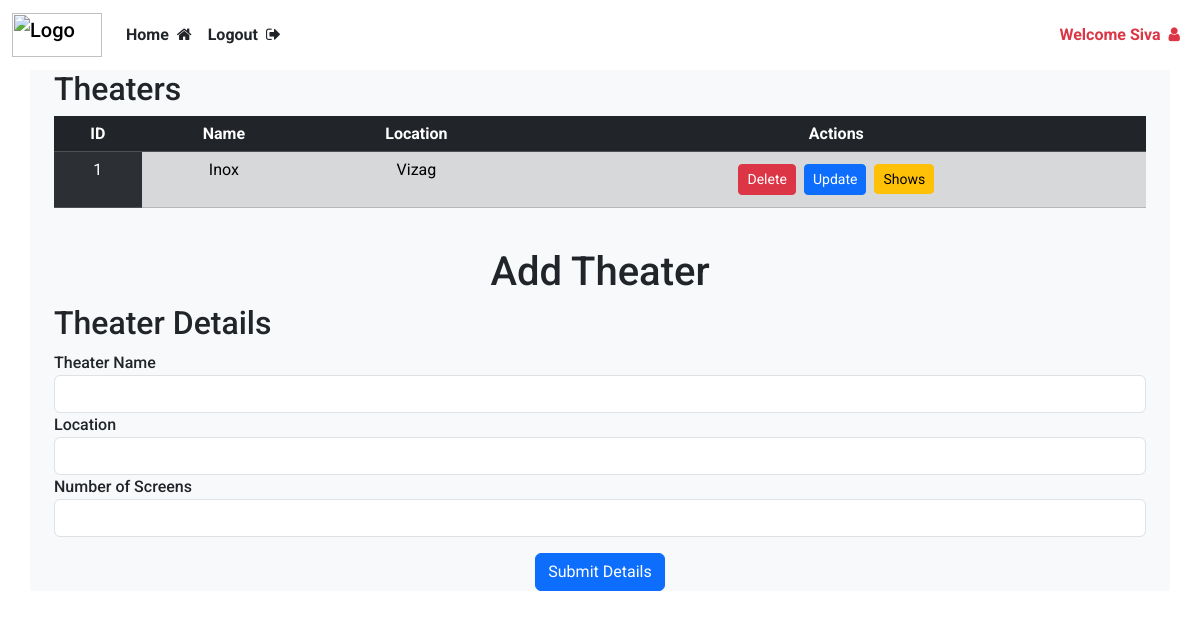
Screenshot of /add_theater/1 (signed in) with the database file from the repository.
### website/models.py (models this page shows)
class User(db.Model, UserMixin):
    id = db.Column(db.Integer , primary_key=True)
    email = db.Column(db.String(150), unique = True)
    password = db.Column(db.String(150))
    name = db.Column(db.String(150))
    phone = db.Column(db.String(15), nullable=True)
    is_admin = db.Column(db.Boolean, default=False)
    bookings = db.relationship('Booking', backref='user', lazy=True ,cascade="all, delete-orphan")

class Cinema(db.Model):
    id = db.Column(db.Integer, primary_key=True)
    name = db.Column(db.String(100), nullable=False)
    location = db.Column(db.String(200), nullable=False)
    total_screens = db.Column(db.Integer, nullable=False)
    screenings = db.relationship('Screening', backref='cinema', lazy=True, cascade="all, delete")

### website/views.py (the view, shortened to what this page needs)
@views.route('/add_theater/<int:movie_id>', methods=["GET", "POST"])
@login_required
def add_theater(movie_id):
    theaters = Cinema.query.all()
    return render_template("addtheater.html", theaters = theaters ,user = current_user, movie_id = movie_id)

### website/templates/addtheater.html (shortened to what this page needs)
{% extends "base.html" %}
{% block content %}
<div class="container">
    <h2> Theaters</h2>
    <div class="mb-4 overflow-auto">
        <table class="table table-striped">
            <thead>
                <tr class="table-dark text-center">
                    <th scope="col">ID</th>
                    <th scope="col">Name</th>
                    <th scope="col">Location</th>
                    <th scope="col">Actions</th>
                </tr>
            </thead>
            <tbody>
                {% for theater in theaters %}
                <tr class="table-secondary text-center">
                    <td class="table-dark">{{ theater.id }}</td>
                    <td>{{ theater.name }}</td>
                    <td>{{ theater.location }}</td>
                    <td>
                        <div class="d-flex justify-content-center">
                            <button class="btn btn-danger m-1 btn-sm h-75" onclick="deleteTheater({{ theater.id }})">Delete</button>
                            <button class="btn btn-primary m-1 btn-sm h-75"
                                    data-bs-toggle="modal"
                                    data-bs-target="#updateMovieModal"
                                    onclick='updateTheater(
                                        {{movie_id}},
                                        {{ theater.id }},
                                        {{ theater.name | tojson }},
                                        {{ theater.location | tojson }},
                                        {{ theater.total_screens}}
                                    )'>
                                    Update
                                </button>
                        <a href="{{url_for('views.add_show', movie_id = movie_id, theater_id = theater.id)}}"><button class="btn btn-warning m-1 btn-sm h-75">Shows</button></a>
                        </div>
                    </td>
                </tr>
                {% endfor %}
            </tbody>
        </table>
    </div>
    <h1 class="text-center">Add Theater</h1>
    <form action="" method="POST" enctype="multipart/form-data">
        <h2>Theater Details</h2>
                <div class="form-group">
                    <label for="theater_name">Theater Name</label>
                    <input type="text" name="theater_name" class="form-control" id="theatre_name" required>
                </div>
                <div class="form-group">
                    <label for="location">Location</label>
                    <input type="text" name="location" class="form-control" id="location" required>
                </div>
                <div class="form-group">
                    <label for="total_screens">Number of Screens</label>
                    <input type="number" name="total_screens" class="form-control" required>
                </div>
                <div class="text-center mt-2">
                    <button type="submit" class="btn btn-primary">Submit Details</button>
                </div>
    </form>
</div>
{% endblock %}

### website/templates/base.html (shortened to what this page needs)
<html>
    <head>
        <link rel="stylesheet" href="{{url_for('static', filename= 'bootstrap.min.css')}}">
        <link rel="stylesheet" href="{{ url_for('static', filename= 'index.css') }}">
        <link rel="stylesheet" href="https://cdnjs.cloudflare.com/ajax/libs/font-awesome/4.7.0/css/font-awesome.min.css">
    </head>
    <body>
        <nav class="navbar navbar-expand-lg">
            <div class="container-fluid">
                <a class="navbar-brand" href="/">
                    <img src="https://getlogo.net/wp-content/uploads/2020/04/bookmyshow-logo-vector.png" alt="Logo" width="90" height="44" class="d-inline-block align-text-top">
                </a>
                <div class="collapse navbar-collapse" id="navbar">
                    <ul class="navbar-nav me-auto">
                        {% if user.is_authenticated %}
                            {% if user.is_admin %}
                            <li class="nav-item">
                                <a class="nav-link text-dark fw-bold" href="/admin/add">Home<i class="fa fa-home ms-2" aria-hidden="true"></i></a>
                            </li>
                            <li class="nav-item">
                                <a class="nav-link text-dark fw-bold" href="/logout">Logout<i class="fa fa-sign-out ms-2" aria-hidden="true"></i></a>
                            </li>
                            {% endif %}
                        {% endif %}
                    </ul>
                    <ul class="navbar-nav ms-auto">
                        {% if user.is_authenticated %}
                            <li class="nav-item">
                                <a class="nav-link fw-bold text-danger" href="{{url_for('views.user_bookings')}}">
                                    Welcome {{user.name}}<i class="fa fa-user ms-2" aria-hidden="true"></i>
                                </a>
                            </li>
                        {% endif %}
                    </ul>
                </div>
            </div>
        </nav>
        <div class="container bg-light">
            {% block content %}
            {% endblock %}
        </div>
    </body>
</html>

### website/static/index.css (style rules this page uses)
body { font-family: "Roboto", sans-serif; font-weight: 500; font-style: normal; }

### rows the page displays
User: name "Siva"
Cinema: id "1", name "Inox", location "Vizag"
